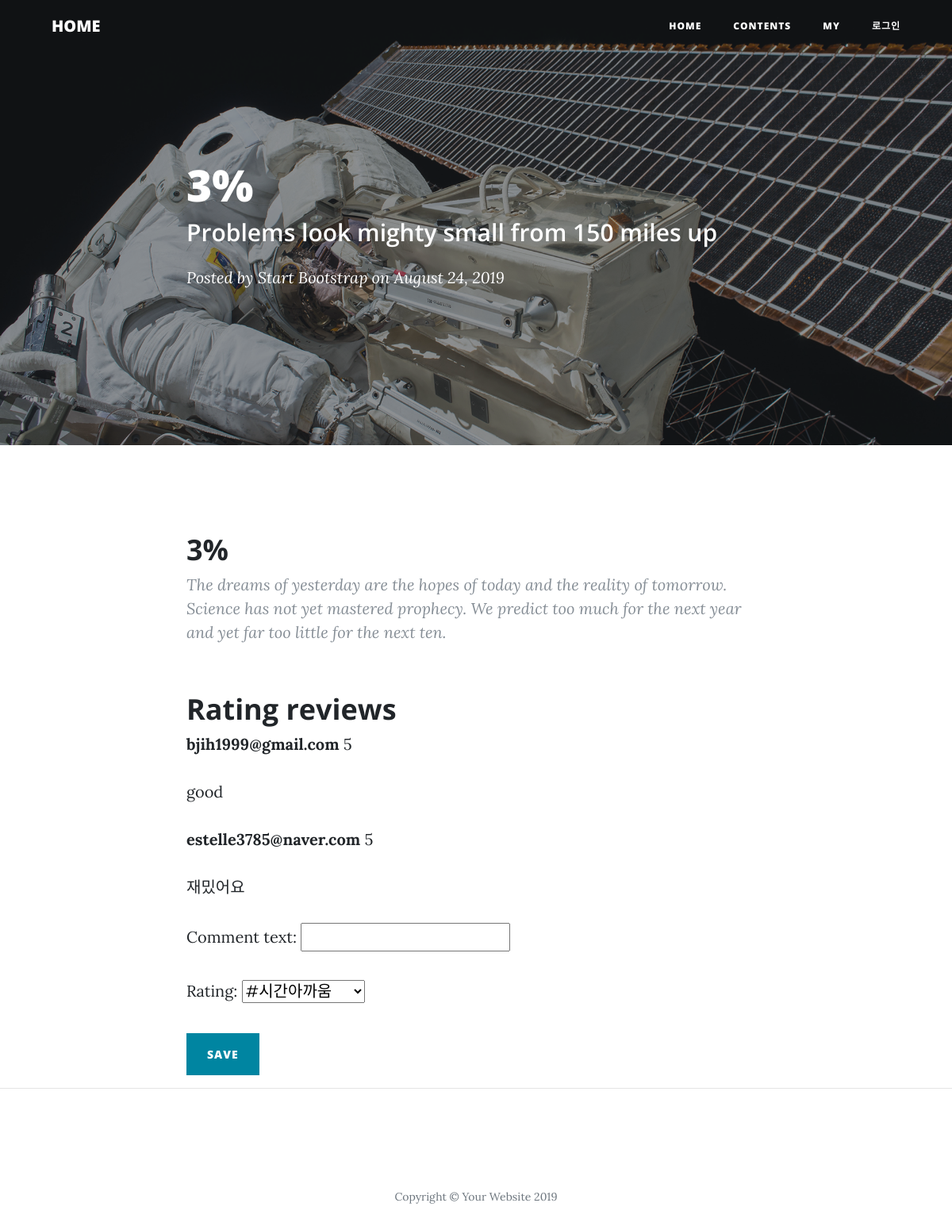
Page /user/content/1/ (signed in) on the committed database.
### contents/models.py (models this page shows, shortened)
class Content(models.Model):
    Item_ID = models.IntegerField()
    title = models.CharField(max_length=50)
    Netflix = models.IntegerField()
    Tving = models.IntegerField()
    Wavve = models.IntegerField()
    Watcha = models.IntegerField()

class Rating(models.Model):
    content = models.ForeignKey('contents.Content', on_delete=models.CASCADE, related_name='rating')
    writer = models.ForeignKey('user.User', on_delete=models.CASCADE)
    rating = models.IntegerField()
    comment_text = models.CharField(max_length=1000)
    comment_date = models.DateField(auto_now_add=True)
    comment_updated = models.DateTimeField(auto_now=True)
    class Meta:
        ordering=['comment_updated']

### user/models.py (models this page shows, shortened)
class User(AbstractBaseUser, PermissionsMixin):
    GENDER_CHOICE = (('M', '남'), ('F', '여'),)
    email = models.EmailField('email', unique=True)
    name = models.CharField('이름', max_length=30, blank=True)
    gender = models.CharField(max_length=1, choices=GENDER_CHOICE,
    verbose_name='Gender')
    age = models.PositiveSmallIntegerField(default=0)
    is_staff = models.BooleanField(
        _('staff status'),
        default=False,
        help_text=_('Designates wheter the user can log into this admin sties.'),
    )
    is_active = models.BooleanField(_('active'),
        default=False,                 # 기본값을 False 로 변경
        help_text=_(
            'Designates whether this user should be treated as active. '
            'Unselect this instead of deleting accounts.'
        ),
    )
    date_joined = models.DateTimeField('가입일', default=timezone.now)
    objects = UserManager()
    USERNAME_FIELD = 'email'                     # email을 사용자의 식별자로 설정
    REQUIRED_FIELDS = ['name']                   # 필수입력값
    class Meta:
        verbose_name = _('user')
        verbose_name_plural = _('users')
        swappable = 'AUTH_USER_MODEL'

### user/views.py (the view, shortened to what this page needs)
# urls.py: path('content/<int:pk>/', views.ContentDetailView.as_view(), name = 'detail_content'),
class ContentDetailView(LoginRequiredMixin, FormMixin, DetailView):
    model = Content # 해당 모델 - URLConf 의 PK 변수를 활용하여 해당 모델의 특정 record를 컨텍스트 변수(object)에 담는다.
    template_name = 'user/detail_content.html' # 디폴트 템플릿명: <app_label>/<model_name>_detail.html
    context_object_name = 'content'
    form_class = RatingForm
    def get_context_data(self, **kwargs):
        context = super(ContentDetailView, self).get_context_data(**kwargs)
        context['form'] = RatingForm(initial={
            'text':'댓글을 입력해주세요.',
        })
        context['user'] = self.request.user
        context['rating'] = self.object.rating.all()
        return context

### contents/forms.py
class RatingForm(forms.ModelForm):
    class Meta:
        model = Rating
        fields = ['comment_text', 'rating']
        widgets = {
            'rating' : forms.Select(choices=REVIEW_POINT_CHOICES)
        }

### user/templates/user/detail_content.html (shortened to what this page needs)
{% load static %}
<!DOCTYPE html>
<html lang="en">
<head>
  <link href="{% static "user/vendor/bootstrap/css/bootstrap.min.css" %}" rel="stylesheet">
  <link href="{% static "user/vendor/fontawesome-free/css/all.min.css" rel="stylesheet" type="text/css">
  <link href="{% static "user/css/clean-blog.min.css" %}" rel="stylesheet">
</head>
<body>
  <nav class="navbar navbar-expand-lg navbar-light fixed-top" id="mainNav">
    <div class="container">
      <a class="navbar-brand" href="{% url "mypage" %}">HOME</a>
      <div class="collapse navbar-collapse" id="navbarResponsive">
        <ul class="navbar-nav ml-auto">
          <li class="nav-item">
            <a class="nav-link" href="{% url "index" %}">Home</a>
          </li>
          <li class="nav-item">
            <a class="nav-link" href="{% url "contents" %}">CONTENTS</a>
          </li>
          <li class="nav-item">
            <a class="nav-link" href="{% url "mypage" %}">MY</a>
          </li>
          <li class="nav-item">
            <a class="nav-link" href="{% url "login" %}">로그인</a>
          </li>
        </ul>
      </div>
    </div>
  </nav>
  <header class="masthead" style="background-image: url('{% static "user/img/post-bg.jpg" %}')">
    <div class="overlay"></div>
    <div class="container">
      <div class="row">
        <div class="col-lg-8 col-md-10 mx-auto">
          <div class="post-heading">
            <h1>{{ content.title }}</h1>
            <h2 class="subheading">Problems look mighty small from 150 miles up</h2>
            <span class="meta">Posted by
              <a href="#">Start Bootstrap</a>
              on August 24, 2019</span>
          </div>
        </div>
      </div>
    </div>
  </header>
  <article>
    <div class="container">
      <div class="row">
        <div class="col-lg-8 col-md-10 mx-auto">
          <h2 class="section-heading">{{ content.title }}</h2>
          <blockquote class="blockquote">The dreams of yesterday are the hopes of today and the reality of tomorrow. Science has not yet mastered prophecy. We predict too much for the next year and yet far too little for the next ten.</blockquote>
          <h2 class="section-heading">Rating reviews</h2>
          {% for review in rating %}
          <div class="comment">
            <strong>{{ review.writer }}</strong>
            {{ review.rating }}
            <p>{{ review.comment_text }}</p>
          </div>
          {% empty %}
          <p>No Rating reviews here yet :(</p>
          {% endfor %}
          <div>
            <form action="{% url 'detail_content' object.id  %}" method="POST">
              {{ form.as_p }}
              <button type="submit" class="btn btn-primary btn-large">Save</button>
          </div>
        </div>
      </div>
    </div>
  </article>
  <hr>
  <footer>
    <div class="container">
      <div class="row">
        <div class="col-lg-8 col-md-10 mx-auto">
          <ul class="list-inline text-center">
          </ul>
          <p class="copyright text-muted">Copyright &copy; Your Website 2019</p>
        </div>
      </div>
    </div>
  </footer>
</body>
</html>

### rows in the picture
Content: title "3%"
Rating: writer "bjih1999@gmail.com", rating "5", comment_text "good"
Rating: writer "estelle3785@naver.com", rating "5", comment_text "재밌어요"
